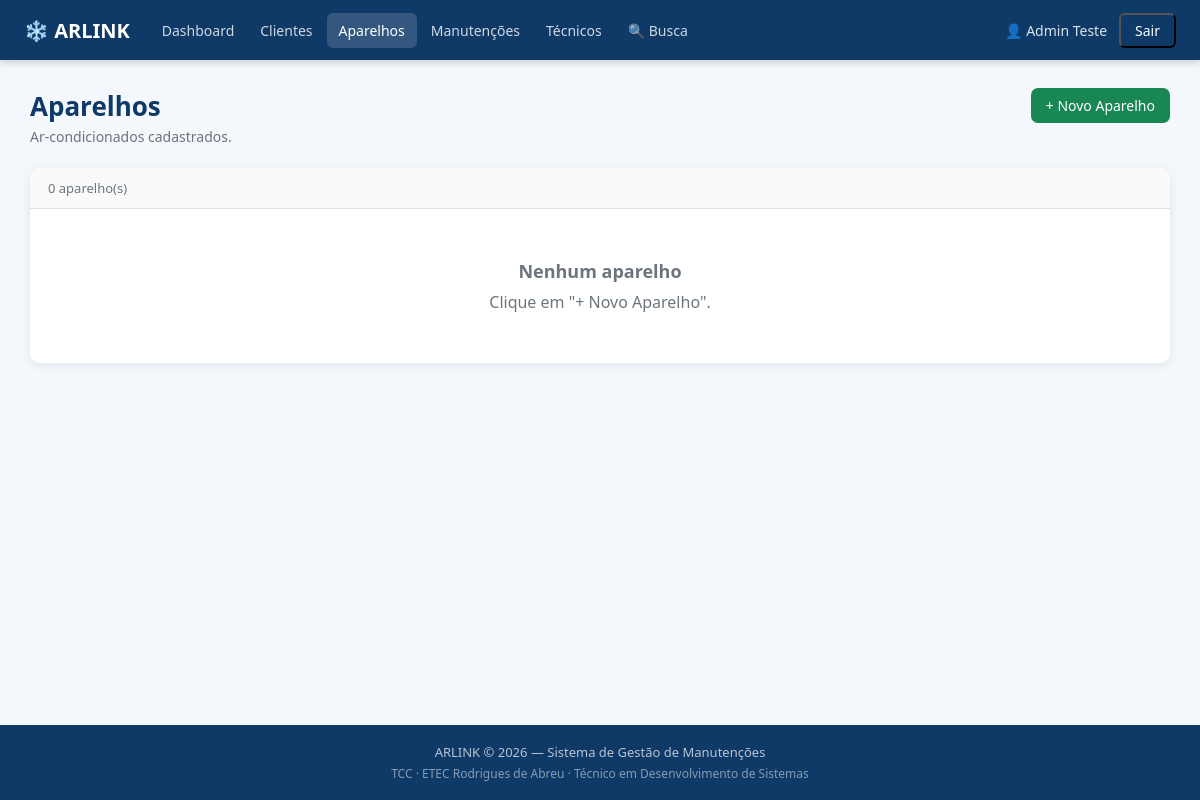
The page /aparelhos.php (signed in) on the database as committed earlier.
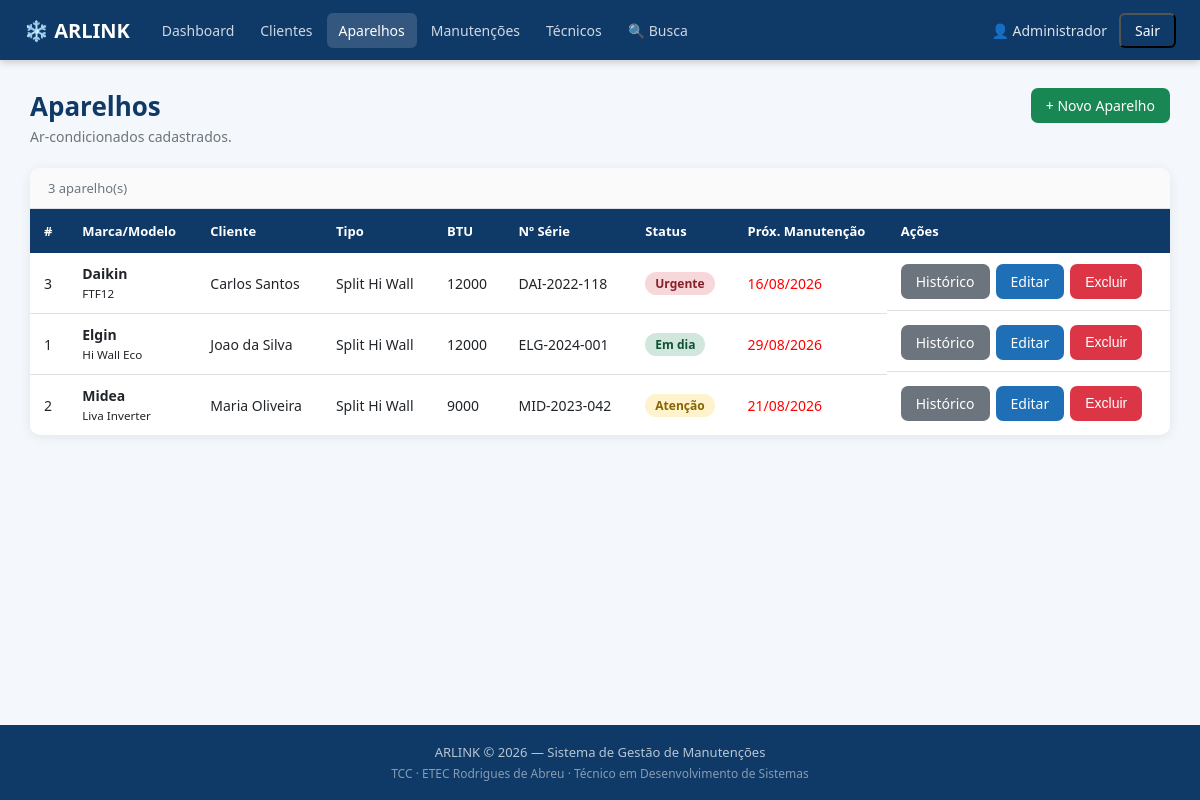
The same page on the database as committed later.
### tables this page shows
CREATE TABLE IF NOT EXISTS aparelhos (
  id INT AUTO_INCREMENT PRIMARY KEY,
  cliente_id INT NOT NULL,
  marca VARCHAR(50) NOT NULL,
  modelo VARCHAR(100) NOT NULL,
  numero_serie VARCHAR(100),
  capacidade_btu VARCHAR(20),
  tipo VARCHAR(30),
  status VARCHAR(20) DEFAULT 'em_dia',
  proxima_manutencao DATE,
  observacoes TEXT,
  criado_em TIMESTAMP DEFAULT CURRENT_TIMESTAMP,
  FOREIGN KEY (cliente_id) REFERENCES clientes(id) ON DELETE CASCADE
);

CREATE TABLE IF NOT EXISTS clientes (
  id INT AUTO_INCREMENT PRIMARY KEY,
  nome VARCHAR(100) NOT NULL,
  telefone VARCHAR(20) NOT NULL,
  email VARCHAR(100),
  endereco VARCHAR(200),
  cidade VARCHAR(80),
  criado_em TIMESTAMP DEFAULT CURRENT_TIMESTAMP
);

### aparelhos.php (the view, shortened to what this page needs)
<?php
require_once 'includes/config.php'; require_once 'includes/sessao.php'; require_once 'includes/conexao.php';
$titulo='Aparelhos'; $cid=(int)($_GET['cliente_id']??0); $sucesso=$_GET['sucesso']??'';
$where=$cid>0?"WHERE a.cliente_id=$cid":'';
$res=mysqli_query($conexao,"SELECT a.*,c.nome AS cn FROM aparelhos a JOIN clientes c ON c.id=a.cliente_id $where ORDER BY c.nome,a.marca");
$nc='';
function bs($s){$m=['em_dia'=>['Em dia','badge-verde'],'atencao'=>['Atenção','badge-amarelo'],'urgente'=>['Urgente','badge-vermelho']];$d=$m[$s]??[$s,'badge-cinza'];return '<span class="badge '.$d[1].'">'.htmlspecialchars($d[0]).'</span>';}
require_once 'includes/header.php';
?>
<div class="container">
  <div class="page-topo">
    <div><h1>Aparelhos<?php echo $nc?' — '.htmlspecialchars($nc):''; ?></h1><p>Ar-condicionados cadastrados.</p></div>
    <div class="acoes">
      <a href="aparelho_form.php<?php echo $cid?"?cliente_id=$cid":''; ?>" class="btn btn-verde">+ Novo Aparelho</a>
    </div>
  </div>
  <div class="card">
    <div class="contador"><?php echo mysqli_num_rows($res); ?> aparelho(s)</div>
    <div class="tabela-container">
      <?php if (mysqli_num_rows($res)>0): ?>
      <table><thead><tr><th>#</th><th>Marca/Modelo</th><th>Cliente</th><th>Tipo</th><th>BTU</th><th>Nº Série</th><th>Status</th><th>Próx. Manutenção</th><th>Ações</th></tr></thead>
      <tbody>
      <?php while ($a=mysqli_fetch_assoc($res)): ?>
        <tr>
          <td><?php echo $a['id']; ?></td>
          <td><strong><?php echo htmlspecialchars($a['marca']); ?></strong><br><small><?php echo htmlspecialchars($a['modelo']); ?></small></td>
          <td><?php echo htmlspecialchars($a['cn']); ?></td>
          <td><?php echo $a['tipo']?htmlspecialchars($a['tipo']):'-'; ?></td>
          <td><?php echo $a['capacidade_btu']?htmlspecialchars($a['capacidade_btu']):'-'; ?></td>
          <td><?php echo $a['numero_serie']?htmlspecialchars($a['numero_serie']):'-'; ?></td>
          <td><?php echo bs($a['status']); ?></td>
          <td><?php if ($a['proxima_manutencao']){$d=strtotime($a['proxima_manutencao']);$diff=($d-strtotime('today'))/86400;$cor=$diff<0?'color:red':($diff<=7?'color:orange':'');echo '<span style="'.$cor.'">'.date('d/m/Y',$d).'</span>';}else echo '-'; ?></td>
          <td class="acoes">
            <a href="historico.php?aparelho_id=<?php echo $a['id']; ?>" class="btn btn-cinza">Histórico</a>
            <a href="aparelho_form.php?id=<?php echo $a['id']; ?>" class="btn btn-primario">Editar</a>
            <form action="aparelho_excluir.php" method="POST" onsubmit="return confirm('Excluir este aparelho e TODO seu historico?')" class="form-excluir"><button type="submit" class="btn btn-vermelho">Excluir</button></form>
          </td>
        </tr>
      <?php endwhile; ?>
      </tbody></table>
      <?php else: ?><div class="vazio"><h3>Nenhum aparelho</h3><p>Clique em "+ Novo Aparelho".</p></div><?php endif; ?>
    </div>
  </div>
</div>
<?php require_once 'includes/footer.php'; ?>

### includes/header.php (shortened to what this page needs)
<!DOCTYPE html>
<html lang="pt-BR">
<head>
<link rel="stylesheet" href="<?php echo BASE_URL; ?>assets/css/style.css">
</head>
<body>
<nav class="navbar">
  <div class="navbar-brand">❄️ ARLINK</div>
  <div class="navbar-menu">
    <?php
    $pg = basename($_SERVER['PHP_SELF']);
    $links = [
      'dashboard.php'  => 'Dashboard',
      'clientes.php'   => 'Clientes',
      'aparelhos.php'  => 'Aparelhos',
      'manutencoes.php'=> 'Manutenções',
      'tecnicos.php'   => 'Técnicos',
      'busca.php'      => '🔍 Busca',
    ];
    foreach ($links as $url => $label):
      $ativo = $pg === $url ? 'ativo' : '';
    ?>
    <a href="<?php echo BASE_URL.$url; ?>" class="<?php echo $ativo; ?>"><?php echo $label; ?></a>
    <?php endforeach; ?>
  </div>
  <div class="navbar-user">
    <span>👤 <?php echo htmlspecialchars($_SESSION['tecnico_nome'] ?? ''); ?></span>
    <form action="<?php echo BASE_URL; ?>logout.php" method="POST">
      <button type="submit" class="btn-logout" style="background:transparent;cursor:pointer;font:inherit">Sair</button>
    </form>
  </div>
</nav>

Rows that differ between the two databases and show on the page:
added aparelhos: id "3", marca "Daikin", modelo "FTF12", cliente.nome "Carlos Santos", tipo "Split Hi Wall", capacidade_btu "12000", numero_serie "DAI-2022-118", status "Urgente", proxima_manutencao "16/08/2026"
added aparelhos: id "1", marca "Elgin", modelo "Hi Wall Eco", cliente.nome "Joao da Silva", tipo "Split Hi Wall", capacidade_btu "12000", numero_serie "ELG-2024-001", status "Em dia", proxima_manutencao "29/08/2026"
added aparelhos: id "2", marca "Midea", modelo "Liva Inverter", cliente.nome "Maria Oliveira", tipo "Split Hi Wall", capacidade_btu "9000", numero_serie "MID-2023-042", status "Atenção", proxima_manutencao "21/08/2026"
Other text that changed with them:
$_SESSION['tecnico_nome']: "Admin Teste" → "Administrador"
mysqli_num_rows($res): "0" → "3"
text no longer shown: "Nenhum aparelho Clique em \"+ Novo Aparelho\"."
text now shown: "# Marca/Modelo Cliente Tipo BTU Nº Série Status Próx. Manutenção Ações"
